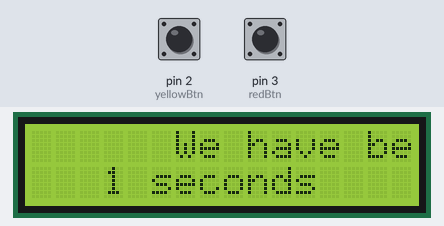
A sketch run on a simulated Arduino Uno, built with avr-gcc and run on an emulated ATmega328P. On the bench: 16×2 character LCD. The inputs (shaded band) are chosen by the test bench; at power-on: pin 2 (yellowBtn) HIGH, pin 3 (redBtn) HIGH.

Above: at 1.2 s.
1.3 s: pin 2 (yellowBtn) pulled LOW for 0.15 s
At 1.9 s:
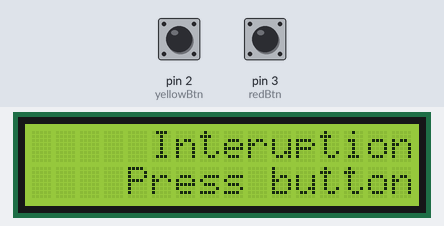
4.4 s: pin 3 (redBtn) pulled LOW for 0.15 s
At 5.3 s:
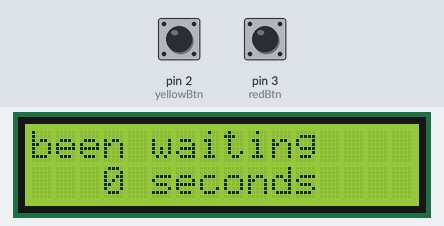
7.5 s: pin 2 (yellowBtn) pulled LOW for 1 s
At 8.0 s:
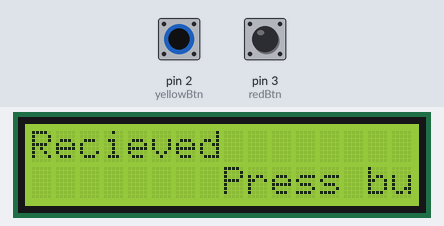
11.5 s: pin 3 (redBtn) pulled LOW for 1 s
At 13.0 s:
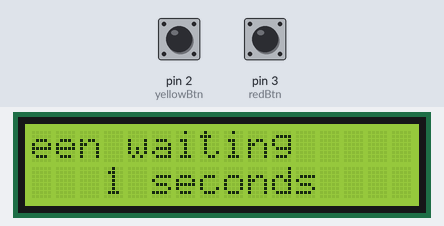
15.5 s: pin 2 (yellowBtn) pulled LOW for 0.15 s
At 16.0 s:
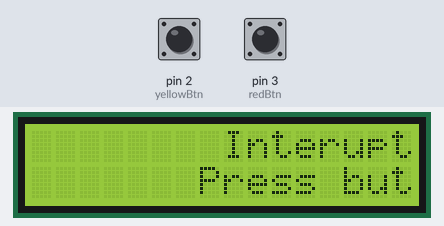
18.6 s: pin 3 (redBtn) pulled LOW for 0.15 s
At 20.0 s:
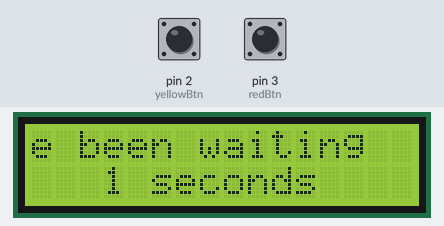
Timing chart, 0 to 21.6 s (numbered marks = the images above; inputs shaded):
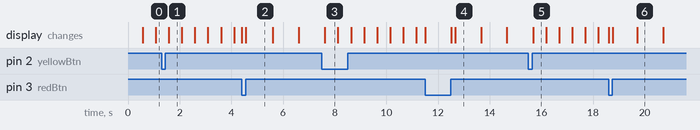

Measured:
- after the input at 1.3 s, the display: changes after 0.28 s (image 1)
- after the input at 4.4 s, the display: first changes at once (image 2 shows a later state)
- after the input at 7.5 s, the display: changes after 0.12 s (image 3)
- after the input at 11.5 s, the display: first changes at once (image 4 shows a later state)
- after the input at 15.5 s, the display: changes after 0.18 s (image 5)
- after the input at 18.6 s, the display: first changes at once (image 6 shows a later state)
- what the display in image 1 shows lasts 0.5 s, from 1.6 s to 2.1 s

The sketch:

jdiaz88Lab8.ino
```cpp
// Jacob Diaz
// Jdiaz88@uic.edu - UIN: 671435740
// https://youtu.be/brVF9uvtePU
/*
Lab 8
Write a program for the arduino that utilizes interrupts. When no button has been pressed your 16x2 display should say something like "We have been waiting for X seconds", where X will be updated as time goes on.
When the first button is pressed, the display should display “Interrupt received! Press button 2 to continue”
When the user presses button 2 the display goes back to displaying "We have been waiting for X seconds", and restarts the time a 0 seconds.
*/

// Resources
// https://www.arduino.cc/reference/en/language/functions/external-interrupts/attachinterrupt/
// https://www.arduino.cc/reference/en/language/functions/time/millis/
// my Lab3


#include <LiquidCrystal.h>
LiquidCrystal lcd(13,12,11,10,9,8);
const int port = 9600;

// Must be on pins 3 and 2!
const int redBtn = 3;
const int yellowBtn = 2;
int volatile state;
unsigned long int programTime = millis();

int leftBound_1 = 16;
int leftBound_2 = 0;

void handleRedBtn(){
  lcd.clear();
  state = 3;
  displayTime();
  }
void handleYellowBtn(){
  delay(500);
  state = 2;
  }

void displayTime(){
  // If we are at initial State just print
  if(state != 3 && state != 2){
  lcd.setCursor(0,0);
  lcd.print(scrollLeft("We have been waiting "));
  lcd.setCursor(3,1);
  lcd.print((millis()-programTime)/1000);
  lcd.print(" seconds");
  delay(500);
  }

  if(state == 3){
  delay(1000);
  lcd.setCursor(0,0);
  lcd.print(scrollLeft("We have been waiting "));
  lcd.setCursor(3,1);
  lcd.print((millis()-programTime)/1000);
  lcd.print(" seconds");
  }

  if(state == 2){
      programTime = millis();
      lcd.setCursor(0,0);
      lcd.print(scrollLeft("Interuption Recieved"));
      lcd.setCursor(0,1);
      lcd.print(scrollLeft("Press button 2 to continue"));
      delay(500);
    }
  }

  String scrollLeft(String string){
    String displayed;
    String str = "        " +string+ "        ";
    displayed = str.substring(leftBound_1, leftBound_2);
    ++leftBound_1;
    ++leftBound_2;
    if(leftBound_1 >= str.length()){
      leftBound_1 = 16;
      leftBound_2 = 0;
      }
    return displayed;
  }


void setup(){
  Serial.begin(port);
  lcd.begin(16,2);

  pinMode(redBtn, INPUT_PULLUP);
  pinMode(yellowBtn, INPUT_PULLUP);

  attachInterrupt(digitalPinToInterrupt(redBtn), handleRedBtn, CHANGE);
  attachInterrupt(digitalPinToInterrupt(yellowBtn),handleYellowBtn, CHANGE);
}

void loop(){
    displayTime();
}
```
